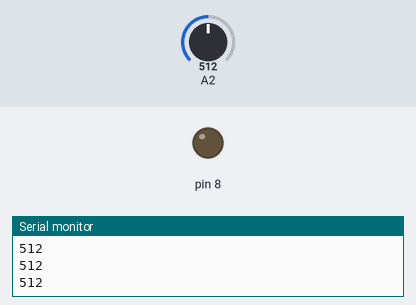
The sketch below on a simulated Arduino Uno, built with avr-gcc and run on an emulated ATmega328P. On the bench: output pins drawn as LEDs (lit = HIGH), the last lines printed to the serial monitor. Dashed ring = blinking. The inputs (shaded band) are chosen by the test bench; at power-on: A2 = 512.

Above: at 1.2 s.
1.3 s: A2 set to 406
2.8 s: A2 set to 386
At 3.05 s:
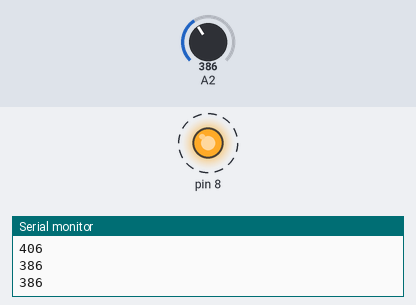
5.8 s: A2 set to 410
At 5.8 s:
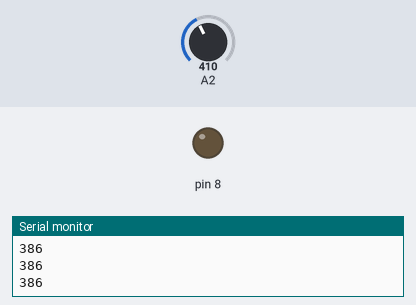
7.3 s: A2 set to 390
At 7.55 s:
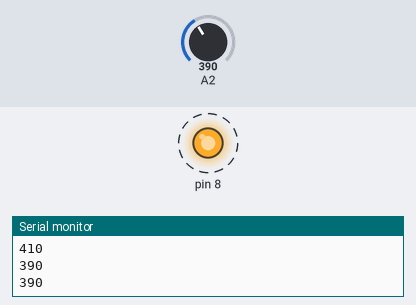
Timing chart, 0 to 11.3 s (numbered marks = the images above; inputs shaded):
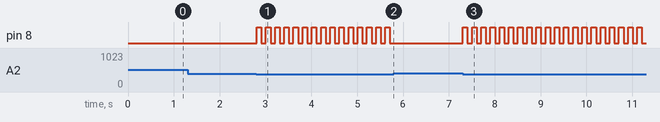

The sketch:

Photoresistor_example.ino
```cpp
int val = 0;

void setup() {
  Serial.begin(9600);
  pinMode(8,OUTPUT);
}

void loop() {
  val = analogRead(2);
  Serial.println(val);

  if (val < 400){

    digitalWrite(8,HIGH);
    delay(100);
    digitalWrite(8,LOW);
    delay(100);
  }
}
```

Measured:
- the behaviour switches between 400 and 399 on A2 (found by bisection; images 0 and 1)
- after the input at 2.8 s, pin 8: alternates HIGH for 0.10 s and LOW for 0.10 s, starting at once
- after the input at 5.8 s, pin 8: stops changing and stays LOW
- after the input at 7.3 s, pin 8: alternates HIGH for 0.10 s and LOW for 0.10 s, starting at once
